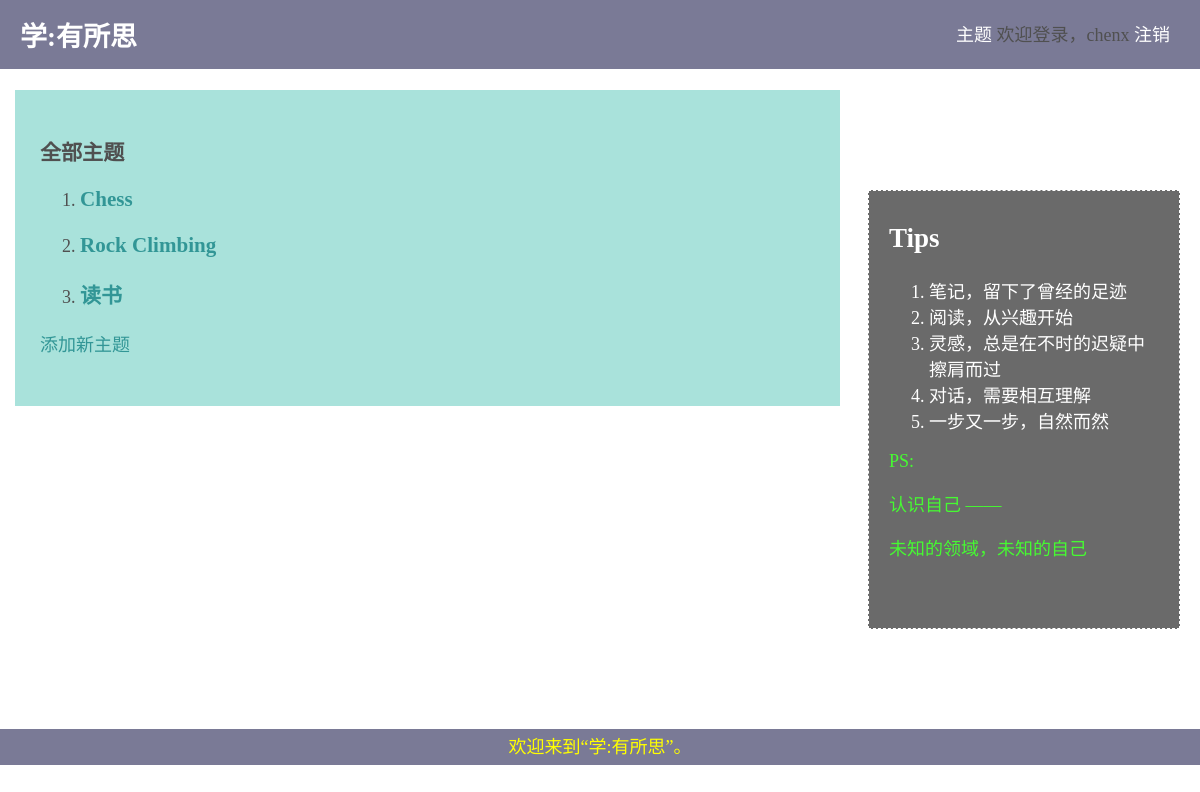
The app's page /topics/ (signed in) with its own data.
### learning_logs/models.py (models this page shows)
class Topic(models.Model):
    text = models.CharField(max_length=200)
    date_added = models.DateTimeField(auto_now_add=True)
    owner = models.ForeignKey(User, on_delete=models.CASCADE)
    def __str__(self):
        return self.text

### learning_logs/views.py (the view)
# urls.py: path('topics/', views.topics, name='topics'),
@login_required
def topics(request):
    topics = Topic.objects.filter(owner=request.user).order_by('date_added')
    context = {'topics': topics}
    return render(request, 'html/topics.html', context)

### learning_logs/html/topics.html
{% extends "html/base.html" %}
{% block content %}
  <h3>全部主题</h3>
    <ol>
      {% for topic in topics %}
        <li><h3><a href="{% url 'learning_logs:topic' topic.id %}">{{ topic }}</a></h3></li>
      {% empty %}
        <li>No topics have been added yet.</li>
      {% endfor %}
    </ol>
    <a href="{% url 'learning_logs:new_topic' %}">添加新主题</a>
{% endblock %}

### learning_logs/html/base.html (shortened to what this page needs)
<!DOCTYPE html>
<html>
  <head>
    {% load staticfiles %}
    <link rel='stylesheet' type='text/css' href='/../static/base.css' />
  </head>
  <body>
    <div id='header'>
      <h2>
        <a href="{% url 'learning_logs:index' %}"><strong>学:有所思</strong></a>
      </h2>
      <div class='nav'>
          <a href="{% url 'learning_logs:topics' %}">主题</a>
          {% if user.is_authenticated %}
            欢迎登录，{{ user.username }}
            <a href="{% url 'users:logout' %}">注销</a>
          {% else %}
            <a href="{% url 'users:register' %}">注册</a>
            <a href="{% url 'users:login' %}">登录</a>
          {% endif %}
      </div>
    </div>
    <div id='aside'>
        <h2>Tips</h2>
        <ol>
          <li>笔记，留下了曾经的足迹</li>
          <li>阅读，从兴趣开始</li>
          <li>灵感，总是在不时的迟疑中擦肩而过</li>
          <li>对话，需要相互理解</li>
          <li>一步又一步，自然而然</li>
        </ol>
        <p>PS:</p>
        <p>认识自己 —— </p>
        <p>未知的领域，未知的自己</p>
    </div>
    <div id='section'>
      {% block content %}{% endblock %}
    </div>
    <div id='footer'>
      <p>欢迎来到“学:有所思”。</p>
    </div>
  </body>
</html>

### learning_logs/static/base.css (style rules this page uses)
body { margin: 0px; font-size: 18px; color: rgb(80, 80, 80); background: url('bg.png') no-repeat; }
a { color: rgb(50, 150, 150); text-decoration: none; }
#header a { color:white; }
#header h2 { position: fixed; top: 0px; width: 100%; padding: 15px 20px; margin: 0px; font-family: sans-serif, Arial, 'SimHei'； color: white; background-color: rgb(120, 120, 148, 0.98); }
.nav { position: fixed; top: 0px; right: 0px; width: 300px; padding: 20px 30px 0px 0px; float: right; text-align: right; }
#section { padding: 25px 25px 50px 25px; margin: 90px 360px 60px 15px; background-color: rgb(148, 219, 210, 0.8); }
#aside { font-size: 18px; color: white; background-color:rgb(90, 90, 90, 0.9); width: 270px; padding: 10px 20px 50px 20px; border: white thin dashed; margin: 100px 20px; float: right; }
#aside p { color: rgb(70, 250, 50); }
#footer p { position: static; bottom: 0px; left: 0px; width: 100%; text-align: center; color: yellow; line-height: 2; margin: 0px; background-color: rgb(120, 120, 148, 0.98); clear: right; }

### records on screen
Topic: text "Chess"
Topic: text "Rock Climbing"
Topic: text "读书"

### other values on screen
{{ user.username }} "chenx"
